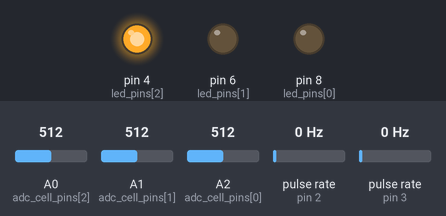
Simulated run of this program. Board: Arduino Pro Mini, built with avr-gcc and run on an emulated ATmega328P. On the bench: output pins drawn as LEDs (lit = HIGH). Wiring (inferred from the names in the program): 2 × pulse sensor: data pin 2 / data pin 3. The inputs (shaded band) are chosen by the test bench; at power-on: A0 (adc_cell_pins[2]) = 512, A1 (adc_cell_pins[1]) = 512, A2 (adc_cell_pins[0]) = 512, pulse rate (sensors on pin 2, pin 3) 0 Hz. The ROS host is connected and sends only what is stated.

Above: at 1.2 s.
1.3 s: A0 (adc_cell_pins[2]) set to 527
At 2.4 s:
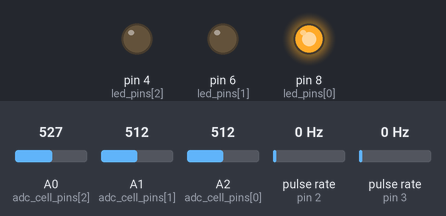
Timing chart, 0 to 4.3 s (numbered marks = the images above; inputs shaded):
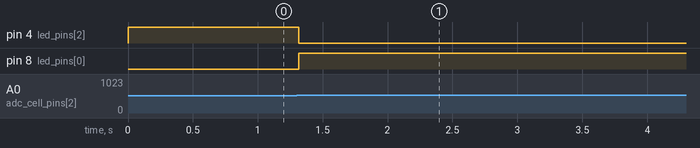

The program:

main.cpp
```cpp
#include <ros.h>
#include "battery_managment.h"
#include "debug_leds.h"
#include "ir_detector.h"
#include "encoder.h"

ros::NodeHandle nh;
debug_leds leds;
battery_managment bat_manage(leds);
ir_detector ir;
encoder enc;

void setup()
{
  nh.initNode();
  bat_manage.set_node_handle(nh);
  ir.set_node_handle(nh);
  enc.set_node_handle(nh);
}

void loop()
{
  bat_manage.process();
  leds.process();
  ir.process();
  enc.process();
  nh.spinOnce();
  delay(20);
}
```

battery_managment.cpp
```cpp

```

battery_managment.h
```cpp
#ifndef _BATTERY_MANAGMENT_H_
#define _BATTERY_MANAGMENT_H_

#include <Arduino.h>
#include <ros.h>
#include <std_msgs/String.h>
#include <std_msgs/Float32MultiArray.h>

#include "debug_leds.h"

#define CELL_EMPTY_VOLTAGE 3.4
#define CELL_HALF_VOLTAGE 3.6
#define CELL_FULL_VOLTAGE 4.1
#define CELL_MAX_DIFFERENCE 0.2

typedef enum  {
        BAT_CHARGING,
        BAT_EMTPY,
        BAT_FULL,
        BAT_UNBALANCED,
        BAT_NC,
        BAT_ALMOST_EMPTY,
        BAT_STATE_LENGTH
} battery_state_t;

class battery_managment
{
    private:
        std_msgs::Float32MultiArray voltages_msg;
        std_msgs::String charge_state_msg;
        ros::Publisher voltage_publisher;
        ros::Publisher charge_state_publisher;
        ros::NodeHandle* node_handle;

        const char* charge_state_messages[BAT_STATE_LENGTH] = {
            "BAT_CHARGING",
            "BAT_EMTPY",
            "BAT_FULL",
            "BAT_UNBALANCED",
            "BAT_NC",
            "BAT_ALMOST_EMPTY"
        };

        debug_leds* leds;

        float voltages[3];

        battery_state_t bat_state;

        const int adc_cell_pins[3] = {
            A2,A1,A0
        };

        /**
         * @brief 1023 = 3,3 V
         * 1: (98+180)/98 = 2.837
         * 2: (100+467)/100 = 5.67
         * 3: (99+751)/99 = 8.586
         *  3.3*2.837/1023
         *  3.3*5.67/1023
         *  3.3*8.586/1023
         */
        const double adc_cell_scale[3] = {
            3.3*2.837/1023,
            3.3*5.67/1023,
            3.3*8.586/1023
        };

    public:
        battery_managment(debug_leds &aleds)
            :   voltage_publisher("battery/voltage", &voltages_msg),
                charge_state_publisher("battery/charge_state", &charge_state_msg)
        {
            voltages_msg.data = voltages;
            voltages_msg.data_length = 3;
            leds = &aleds;
        };

        void set_node_handle(ros::NodeHandle &nh)
        {
            node_handle = &nh;
            nh.advertise(voltage_publisher);
            nh.advertise(charge_state_publisher);
        };

        void process() {
            measure_voltage();
            calculate_battery_state();
            voltage_publisher.publish( &voltages_msg );
            charge_state_msg.data = charge_state_messages[bat_state];
            charge_state_publisher.publish( &charge_state_msg );
        };

        void measure_voltage() {
            double voltage_sum = 0;
            for(int pin = 0; pin < 3; pin++)
            {
                double voltage = analogRead(adc_cell_pins[pin]);
                voltage *= adc_cell_scale[pin];
                voltage -= voltage_sum;
                voltages[pin] = voltage;
                voltage_sum += voltage;
            }
        };

        void calculate_battery_state()
        {
            for(int pin = 0; pin < 3; pin++)
            {
                if(abs(voltages[pin]-voltages[(pin+1)%3]) > CELL_MAX_DIFFERENCE)
                {
                    bat_state = BAT_UNBALANCED;
                    leds->set_led_state(LED_RED, LED_BLINK_FAST);
                    leds->set_led_state(LED_YELLOW, LED_OFF);
                    leds->set_led_state(LED_GREEN, LED_OFF);
                    return;
                }
            }
            for(int pin = 0; pin < 3; pin++)
            {
                if(voltages[pin] < CELL_EMPTY_VOLTAGE)
                {
                    bat_state = BAT_EMTPY;
                    leds->set_led_state(LED_RED, LED_BLINK_SLOW);
                    leds->set_led_state(LED_YELLOW, LED_OFF);
                    leds->set_led_state(LED_GREEN, LED_OFF);
                    return;
                }
            }
            for(int pin = 0; pin < 3; pin++)
            {
                if(voltages[pin] < CELL_HALF_VOLTAGE)
                {
                    bat_state = BAT_ALMOST_EMPTY;
                    leds->set_led_state(LED_YELLOW, LED_BLINK_SLOW);
                    leds->set_led_state(LED_RED, LED_OFF);
                    leds->set_led_state(LED_GREEN, LED_OFF);
                    return;
                }
            }
            bat_state = BAT_FULL;
            leds->set_led_state(LED_YELLOW, LED_OFF);
            leds->set_led_state(LED_RED, LED_OFF);
            leds->set_led_state(LED_GREEN, LED_ON);
        };
};

#endif
```

debug_leds.cpp
```cpp

```

debug_leds.h
```cpp
#ifndef _DEBUG_LES_H_
#define _DEBUG_LES_H_

#include <Arduino.h>

#define SLOW_BLINK_MS 1000
#define FAST_BLINK_MS 200

typedef enum  {
        LED_OFF,
        LED_ON,
        LED_BLINK_SLOW,
        LED_BLINK_FAST,
        LED_FLASH
} led_state_t;

typedef enum  {
        LED_RED,
        LED_YELLOW,
        LED_GREEN,
        NUM_OF_LEDS
} led_type_t;

class debug_leds{
    private:
        led_state_t led_states[NUM_OF_LEDS];
        uint8_t led_pin_state[NUM_OF_LEDS];
        uint32_t time_stamps[NUM_OF_LEDS];

        const int led_pins[NUM_OF_LEDS] = {8,6,4};

    public:
        debug_leds(){
            for(int led_id = 0; led_id < NUM_OF_LEDS; led_id++)
            {
                led_states[led_id] = LED_OFF;
                time_stamps[led_id] = 0;
                led_pin_state[led_id] = 0;
                pinMode(led_pins[led_id], OUTPUT);
            }
        };

        void set_led_state(led_type_t led_type, led_state_t led_state)
        {
            led_states[led_type] = led_state;
            if(led_state != LED_OFF)
            {
                time_stamps[led_type] = millis();
                led_pin_state[led_type] = 1;
                digitalWrite(led_pins[led_type], led_pin_state[led_type]);
            }
        };

        void process()
        {
            for(int led_id = 0; led_id < NUM_OF_LEDS; led_id++)
            {
                switch(led_states[led_id])
                {
                    case LED_OFF:
                        led_pin_state[led_id] = 0;
                        break;
                    case LED_ON:
                        led_pin_state[led_id] = 1;
                        break;
                    case LED_BLINK_SLOW:
                        if(millis() - time_stamps[led_id] > SLOW_BLINK_MS)
                        {
                            led_pin_state[led_id] ^= 1;
                            time_stamps[led_id] = millis();
                        }
                        break;
                    case LED_BLINK_FAST:
                        if(millis() - time_stamps[led_id] > FAST_BLINK_MS)
                        {
                            led_pin_state[led_id] ^= 1;
                            time_stamps[led_id] = millis();
                        }
                        break;
                    case LED_FLASH:
                        if(millis() - time_stamps[led_id] > FAST_BLINK_MS)
                        {
                            led_pin_state[led_id] = 0;
                            led_states[led_id] = LED_OFF;
                        }
                        else
                        {
                            led_pin_state[led_id] = 1;
                        }
                        break;
                }
                digitalWrite(led_pins[led_id], led_pin_state[led_id]);
            }
        };
};

#endif
```

encoder.cpp
```cpp
#include "encoder.h"


static uint32_t left_encoder_count;
static uint32_t right_encoder_count;

static void left_interrupt() {
    left_encoder_count++;
}

static void right_interrupt() {
    right_encoder_count++;
}

encoder::encoder()
    :   setps_right_publisher("encoder/setps_right", &setps_right_msg),
        setps_left_publisher("encoder/setps_left", &setps_left_msg)
{
    left_encoder_count = 0;
    right_encoder_count = 0;
    attachInterrupt(
        digitalPinToInterrupt(ENCODER_LEFT_PIN),
        left_interrupt,
        RISING);
    attachInterrupt(
        digitalPinToInterrupt(ENCODER_RIGHT_PIN),
        right_interrupt,
        RISING);
};

void encoder::set_node_handle(ros::NodeHandle &nh)
{
    node_handle = &nh;
    nh.advertise(setps_right_publisher);
    nh.advertise(setps_left_publisher);
};

void encoder::process() {
    setps_right_msg.data = right_encoder_count;
    setps_left_msg.data = left_encoder_count;
    setps_right_publisher.publish( &setps_right_msg );
    setps_left_publisher.publish( &setps_left_msg );
};
```

encoder.h
```cpp
#ifndef _ENCODER_H_
#define _ENCODER_H_

#include <Arduino.h>
#include <ros.h>
#include <std_msgs/Int32.h>

#define ENCODER_LEFT_PIN 3
#define ENCODER_RIGHT_PIN 2

class encoder
{
    private:
        std_msgs::Int32 setps_right_msg;
        ros::Publisher setps_right_publisher;
        std_msgs::Int32 setps_left_msg;
        ros::Publisher setps_left_publisher;
        ros::NodeHandle* node_handle;


    public:
        encoder();
        void set_node_handle(ros::NodeHandle &nh);
        void process();

};

#endif
```

ir_detector.cpp
```cpp

```

ir_detector.h
```cpp
#ifndef _IR_DETECTOR_H_
#define _IR_DETECTOR_H_

#include <Arduino.h>
#include <ros.h>
#include <std_msgs/String.h>


class ir_detector
{
    private:
        std_msgs::String ir_state_msg;
        ros::Publisher ir_state_publisher;
        ros::NodeHandle* node_handle;

    public:
        ir_detector()
            :   ir_state_publisher("infrared_sensor", &ir_state_msg)
        {
        };

        void set_node_handle(ros::NodeHandle &nh)
        {
            node_handle = &nh;
            nh.advertise(ir_state_publisher);
        };

        void process() {
            ir_state_msg.data = "nothing";
            ir_state_publisher.publish( &ir_state_msg );
        };
};

#endif
```

Measured:
- the behaviour switches between 514 and 515 on A0 (adc_cell_pins[2]) (found by bisection; images 0 and 1)
- after the input at 1.3 s, pin 4 (led_pins[2]): HIGH → LOW at once; pin 8 (led_pins[0]): LOW → HIGH at once
